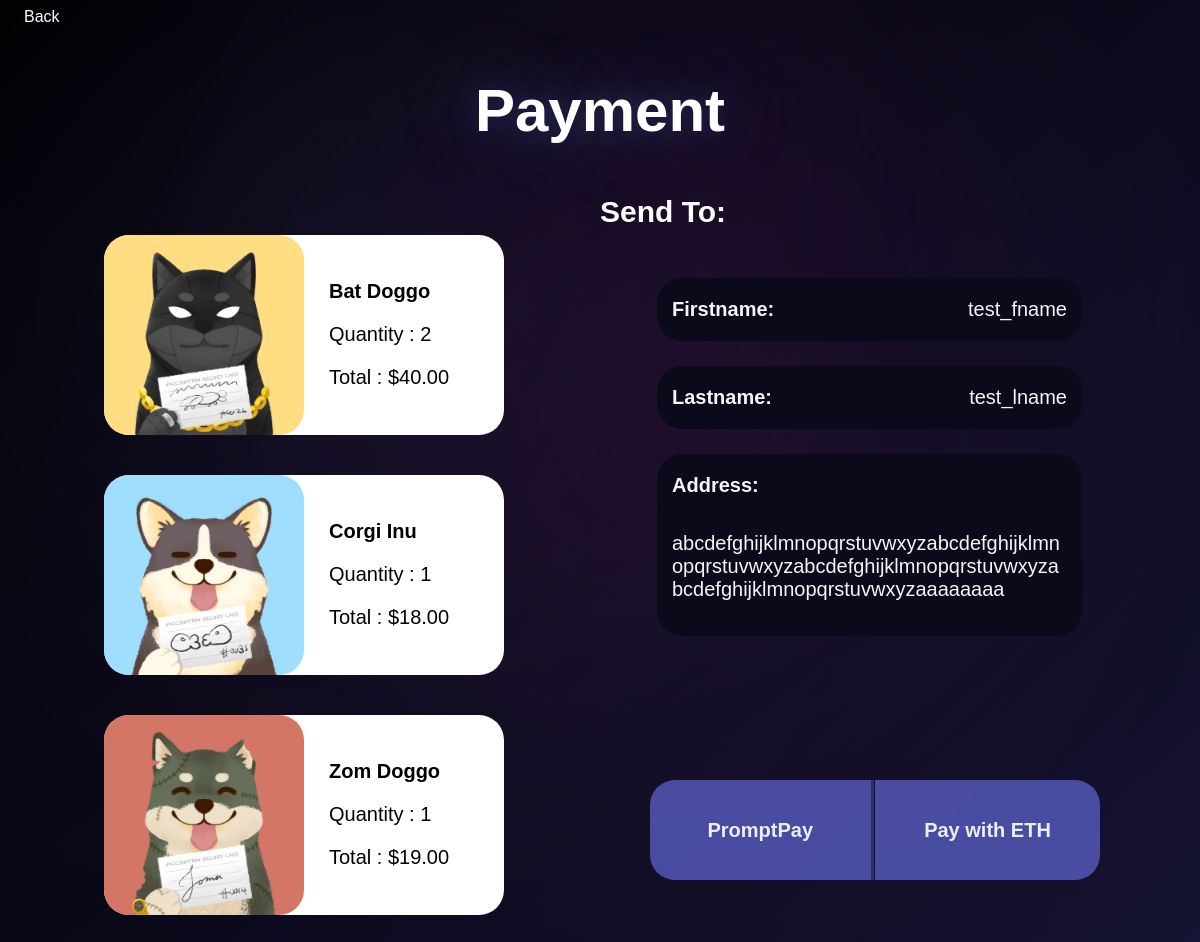
/checkout/ (signed in), run on an earlier commit of the app's database.
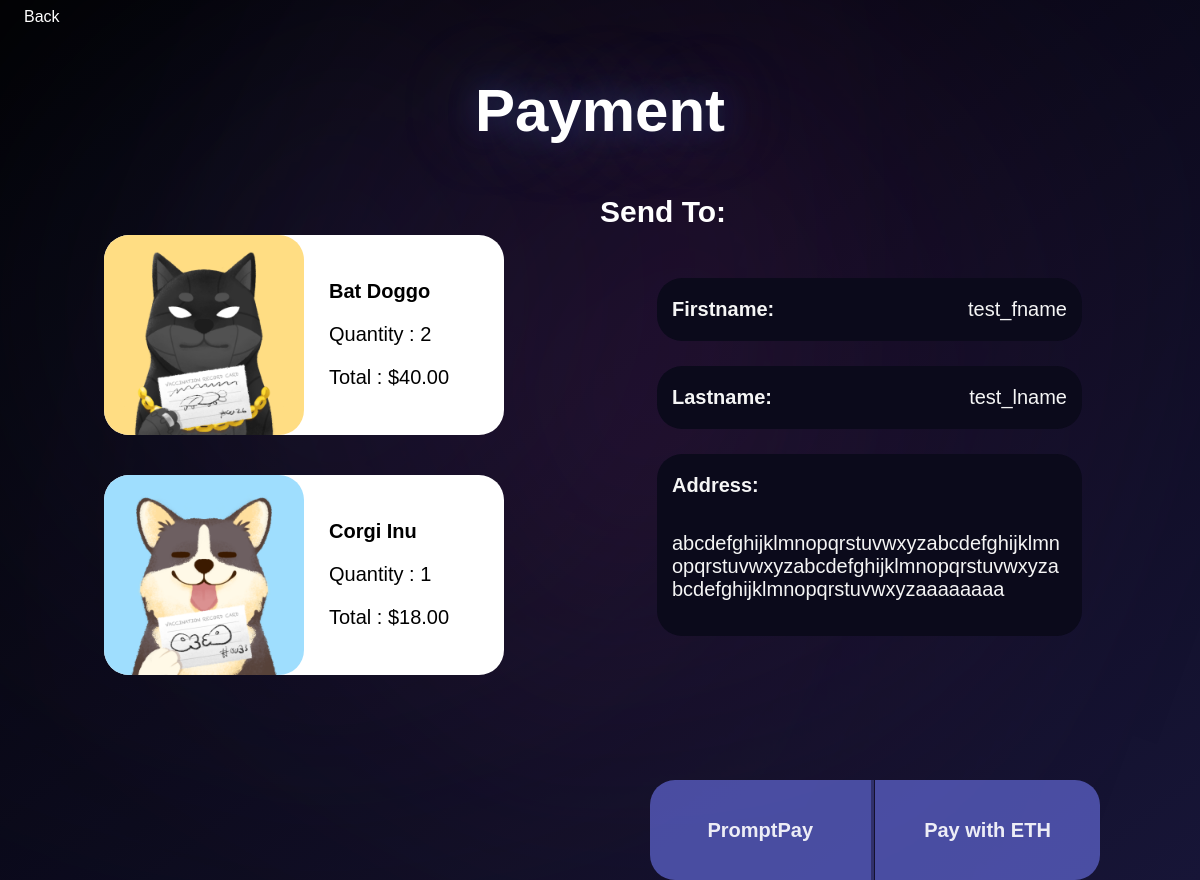
And on a later commit of the database.
### app_amonze/models.py (models this page shows, shortened)
class TransactionItem(models.Model):
    item = models.ForeignKey(Item, on_delete=models.SET_NULL, null=True, blank=True)
    transaction = models.ForeignKey(Transaction, on_delete=models.SET_NULL, null=True, blank=True)
    quantity = models.IntegerField(default=0, null=True, blank=True)
    @property
    def get_total(self):
        total = self.item.price * self.quantity
        return total

class Item (models.Model):
    item_id = models.BigAutoField(primary_key=True)
    item_name = models.CharField(max_length=50)
    item_image = models.ImageField(null=True)
    description = models.TextField(default="No description")
    price = models.DecimalField(max_digits=5, decimal_places=2, default=0.00)

### app_amonze/views.py (the view)
# urls.py: path('checkout/', views.checkout, name='checkout'),
@login_required(login_url='login')
def checkout(request):
    if request.user.is_authenticated:
        customer = request.user.customer
        transactions, created = Transaction.objects.get_or_create(
            customer=customer, complete=False)
        items = TransactionItem.objects.filter(transaction=transactions)
        if len(items) == 0:
            return redirect('cart')
    else:
        items = []
        transactions = {'get_cart_total': 0, 'shipping': False}
    context = {'items': items, 'transaction': transactions}
    return render(request, 'checkout.html', context)

### app_amonze/models.py (called while the page is built)
    @property
    def get_cart_total(self):
        transactionitems = self.transactionitem_set.all()
        total = sum([item.get_total for item in transactionitems])
        return total

### app_amonze/templates/checkout.html (shortened to what this page needs)
{% load static %}
<!DOCTYPE html>
<html lang="en">
<head>
</head>
<body>
    <div class="header">
        <div class="header_wrapper">
            <a class="back_button" href="{% url 'cart' %}">Back</a>
        </div>
    </div>
    <div class="checkout_header">
        <h2> Payment </h2>
    </div>
    <div class="checkout_container">
        {% for item in items %}
        <div class="item_wrapper">
            <img class="item_img" src="/media/{{ item.item.item_image }}">
            <div class="item_detail">
                <h3 class="item_name">{{item.item.item_name}}</h3>
                <p class="item_quantity">Quantity : {{item.quantity}}</p>
                <p class="item_total">Total : ${{item.get_total|floatformat:2}}</p>
            </div>
        </div>
        {% endfor %}
    </div>
    <h2 class="address_header">Send To:</h2>
    <div class="res_info">
        <div class="info_container">
            <p class="info_label">Firstname: </p>
            <p class="info">{{user.customer.firstname}}</p>
        </div>
        <div class="info_container">
            <p class="info_label">Lastname: </p>
            <p class="info">{{user.customer.lastname}}</p>
        </div>
        <div class="info_container_address">
            <p class="info_label">Address: </p>
            <p class="address">{{user.customer.address}}</p>
        </div>
    </div>
    <div class="paybox">
        <a class="promptpay" href="{% url 'promptpay' %}">PromptPay</a>
        <a class="eth_pay" href="{% url 'eth_pay' %}">Pay with ETH</a>
    </div>
</body>
</html>

What changed in the data, as far as the page shows it:
removed TransactionItem: item.item_image (picture), item.item_name "Zom Doggo", quantity "1", get_total "19.00"
